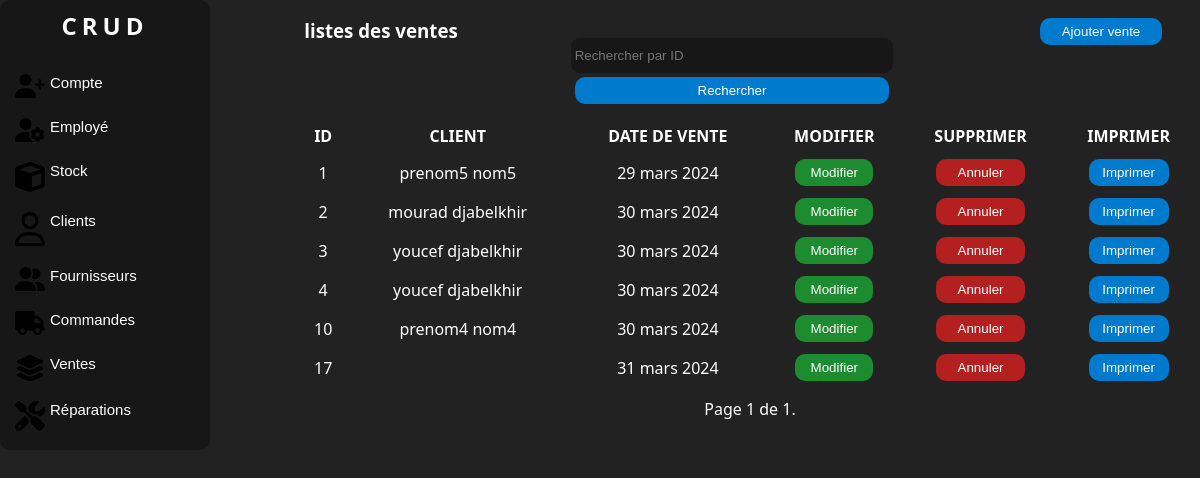
The page /ventes/ (signed in) on the database as committed earlier.
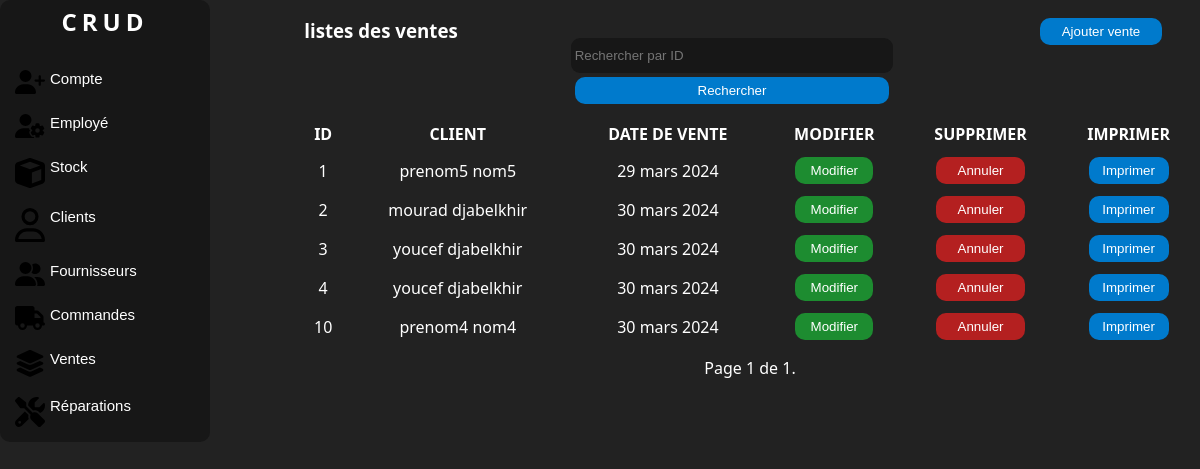
The same page on the database as committed later.
### manager/models.py (models this page shows, shortened)
class Sale(models.Model):
    client = models.ForeignKey(Client, on_delete=models.SET_NULL, null=True, blank=True, db_column='Client')
    sale_date = models.DateField(auto_now_add=True, db_column='Date de vente')
    class Meta:
        db_table = 'Vente'

class Client(models.Model):
    first_name = models.CharField(max_length=100, db_column='Prénom')
    last_name = models.CharField(max_length=100, db_column='Nom')
    phone = PhoneNumberField(unique=True, region='DZ', db_column='Téléphone')
    email = models.EmailField(unique=True, db_column='Email')
    address = models.TextField(db_column='Adresse')
    class Meta:
        db_table = 'Client'

### manager/views.py (the view)
# urls.py: path('ventes/', views.SaleListView.as_view(), name='sale-list'),
class SaleListView(LoginRequiredMixin, ListView):
    model = Sale
    template_name = 'listevente.html'
    context_object_name = 'sales'
    paginate_by = 10
    form_class = FilterForm
    def get_queryset(self):
        queryset = super().get_queryset()
        query = self.request.GET.get('query')
        if query:
            queryset = queryset.filter(id=query)
        return queryset
    def get_context_data(self, **kwargs):
        context = super().get_context_data(**kwargs)
        context['form'] = FilterForm(self.request.GET)
        return context

### manager/forms.py
class FilterForm(forms.Form):
    query = forms.IntegerField(label='', required=False,
                               widget=forms.TextInput(attrs={'placeholder': 'Rechercher par ID'}))

### manager/templatetags/auth_extras.py (called while the page is built)
@register.filter(name='has_group')
def has_group(user, group_name):
    group = Group.objects.get(name=group_name)
    return True if group in user.groups.all() else False

### manager/templates/listevente.html (shortened to what this page needs)
{% load static %}
{% load auth_extras %}
<!DOCTYPE html>
<html lang="en">
<head>
    <link rel="stylesheet" href="{% static 'css/style.css' %}">
    <link rel="stylesheet" href="{% static 'css/accueil.css' %}">
</head>
<body>
<div class="corp">
    <div class="nav">
        <div class="logo">
            <a href="{% url 'home' %}" class="link"><h2>CRUD</h2></a>
        </div>
        <br>
        {% if request.user|has_group:"Admin" %}
        <button class="value">
            <a class="link" href="{% url 'account-list' %}"> Compte </a>
        </button>
        <button class="value">
            <a class="link" href="{% url 'employee-list' %}">Employé </a>
        </button>
        {% endif %}
        <button class="value">
            <a class="link" href="{% url 'products-list' %}"> Stock </a>
        </button>
        <button class="value">
            <a class="link" href="{% url 'client-list' %}"> Clients </a>
        </button>
        <button class="value">
            <a class="link" href="{% url 'supplier-list' %}"> Fournisseurs </a>
        </button>
        <button class="value">
            <a class="link" href="{% url 'purchase-order-list' %}">Commandes </a>
        </button>
        <button class="value">
            <a class="link" href="{% url 'sale-list' %}">Ventes </a>
        </button>
        <button class="value">
            <a class="link" href="{% url 'repair-list' %}"> Réparations </a>
        </button>
    </div>
    <div class="liste">
        <div class="c1">
            <div class="colone1"><h3>listes des ventes</h3></div>
            <div class="colone1">
                <form method="GET" action="">
                    {{ form }}
                    <button class="button" type="submit">Rechercher</button>
                </form>
            </div>
            <div class="colone1">
                <button class="button"><a href="{% url 'add-sale' %}" class="link">Ajouter vente</a></button>
            </div>
        </div>
        <div class="c2">
            {% if sales %}
            <table>
                <thead>
                <tr>
                    <th>Id</th>
                    <th>Client</th>
                    <th>Date de vente</th>
                    <th>Modifier</th>
                    <th>Supprimer</th>
                    <th>Imprimer</th>
                </tr>
                </thead>
                <tbody id="tbody">
                {% for sale in sales %}
                <tr>
                    <td>{{ sale.id }}</td>
                    <td>{{ sale.client.first_name }} {{ sale.client.last_name }}</td>
                    <td>{{ sale.sale_date }}</td>
                    <td>
                        <button class="button" id="modifier"
                                onclick="location.href='{% url 'update-sale' sale.id %}';">Modifier
                        </button>
                    </td>
                    <td>
                        <button class="button" id="supprimer"
                                onclick="location.href='{% url 'cancel-sale' sale.id %}';">Annuler
                        </button>
                    </td>
                    <td>
                        <button class="button" id=""
                                onclick="location.href='{% url 'update-sale' sale.id %}';">Imprimer
                        </button>
                    </td>
                </tr>
                {% endfor %}
                </tbody>
            </table>
            {% else %}
            <p>Pas de ventes trouvées.</p>
            {% endif %}
            <div class="pagination">
                <span class="step-links">
                    <span class="current">
                        Page {{ page_obj.number }} de {{ page_obj.paginator.num_pages }}.
                    </span>
                </span>
        </div>
    </div>
</div>
</body>
</html>

Rows that differ between the two databases and show on the page:
removed Sale: id "17", sale_date "31 mars 2024"
